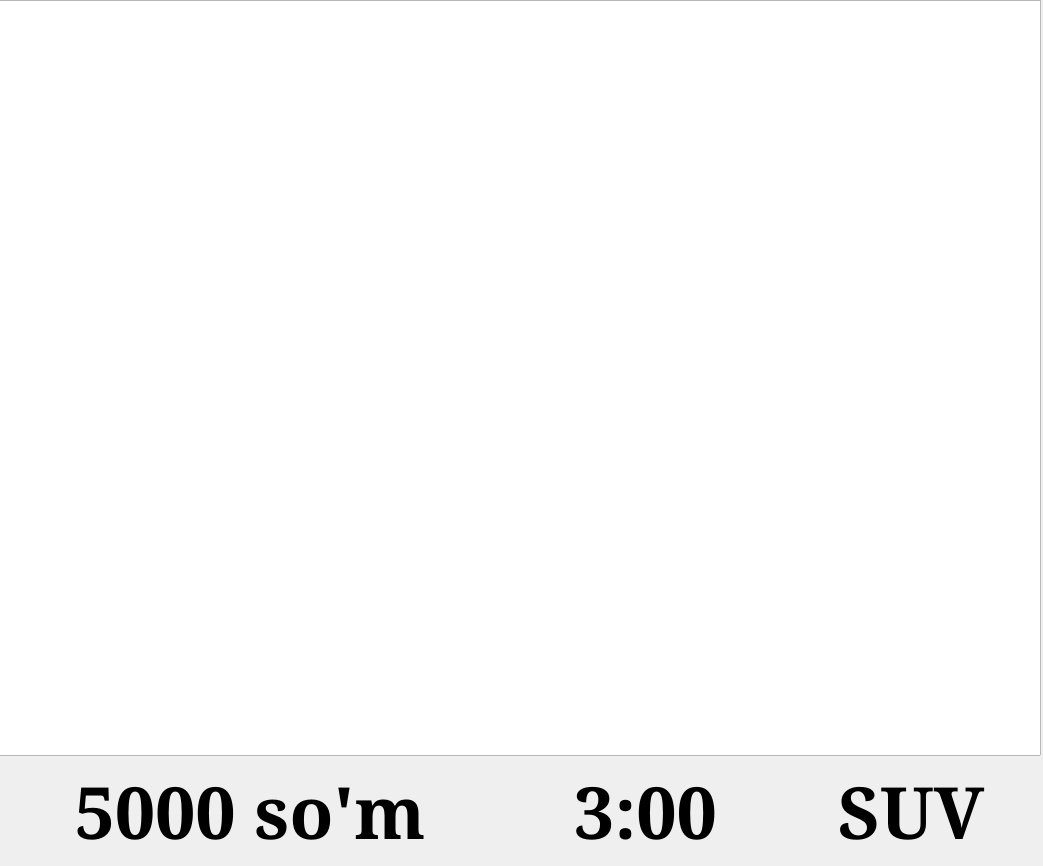
<?xml version="1.0" encoding="UTF-8"?>
<ui version="4.0">
 <class>mainui</class>
 <widget class="QFrame" name="mainui">
  <property name="windowModality">
   <enum>Qt::ApplicationModal</enum>
  </property>
  <property name="geometry">
   <rect>
    <x>0</x>
    <y>0</y>
    <width>1043</width>
    <height>866</height>
   </rect>
  </property>
  <property name="windowTitle">
   <string>Frame</string>
  </property>
  <widget class="QWidget" name="">
   <property name="geometry">
    <rect>
     <x>-10</x>
     <y>0</y>
     <width>1051</width>
     <height>861</height>
    </rect>
   </property>
   <layout class="QGridLayout" name="gridLayout">
    <item row="1" column="2">
     <widget class="QLabel" name="label_2">
      <property name="font">
       <font>
        <family>Serif</family>
        <pointsize>54</pointsize>
        <weight>75</weight>
        <bold>true</bold>
       </font>
      </property>
      <property name="text">
       <string>3:00</string>
      </property>
      <property name="alignment">
       <set>Qt::AlignCenter</set>
      </property>
     </widget>
    </item>
    <item row="0" column="0" colspan="4">
     <widget class="QGraphicsView" name="graphicsView"/>
    </item>
    <item row="1" column="3">
     <widget class="QLabel" name="label_3">
      <property name="font">
       <font>
        <family>Serif</family>
        <pointsize>54</pointsize>
        <weight>75</weight>
        <bold>true</bold>
       </font>
      </property>
      <property name="text">
       <string>SUV</string>
      </property>
      <property name="alignment">
       <set>Qt::AlignCenter</set>
      </property>
     </widget>
    </item>
    <item row="1" column="0" colspan="2">
     <widget class="QLabel" name="label">
      <property name="font">
       <font>
        <family>Serif</family>
        <pointsize>54</pointsize>
        <weight>75</weight>
        <bold>true</bold>
       </font>
      </property>
      <property name="text">
       <string>5000 so'm</string>
      </property>
      <property name="alignment">
       <set>Qt::AlignCenter</set>
      </property>
     </widget>
    </item>
   </layout>
  </widget>
 </widget>
 <resources/>
 <connections/>
</ui>
